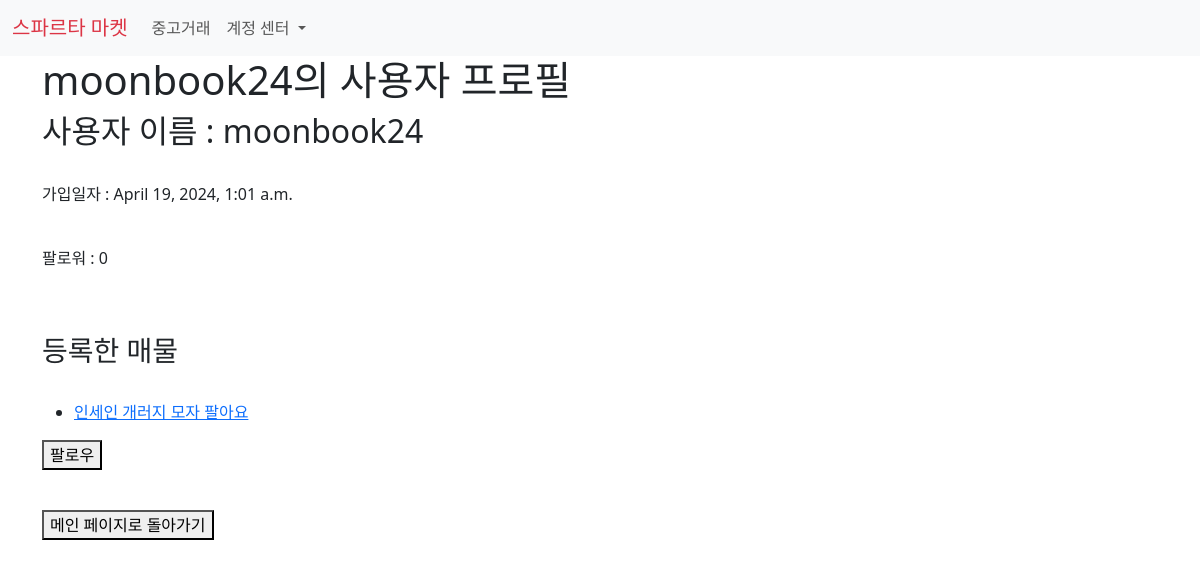
The page /users/profile/moonbook24/ on the database as committed earlier.
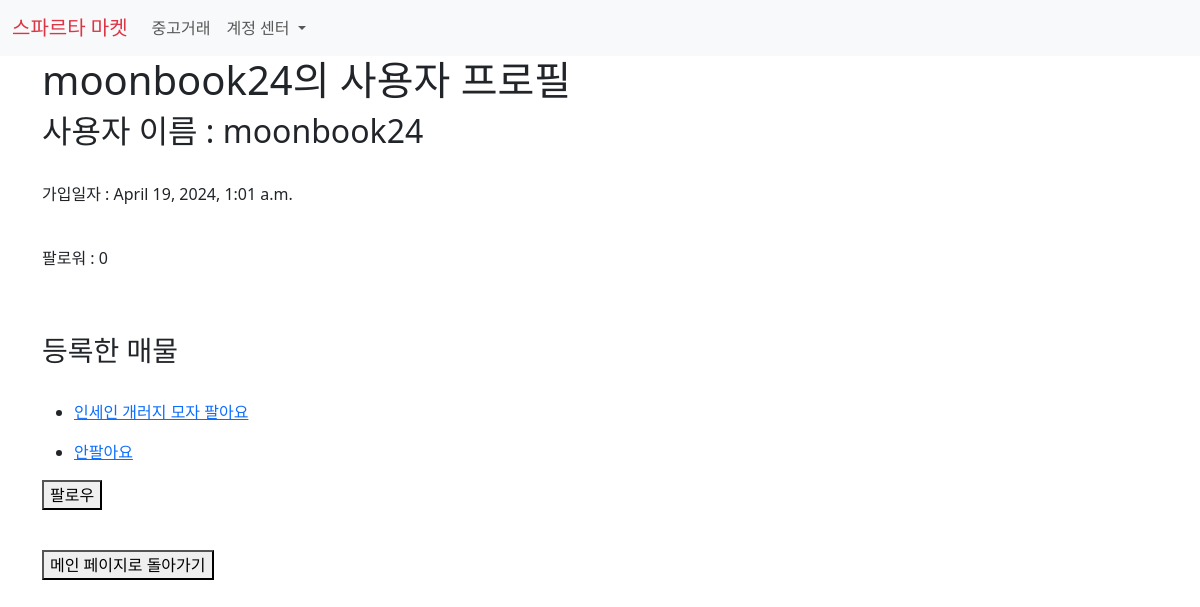
The same page on the database as committed later.
### products/models.py (models this page shows, shortened)
class Product(models.Model):
    title = models.CharField(max_length=50)
    content = models.TextField()
    created_at = models.DateTimeField(auto_now_add=True)
    updated_at = models.DateTimeField(auto_now=True)
    image = models.ImageField(upload_to = "images/", blank=True)
    author = models.ForeignKey(
        settings.AUTH_USER_MODEL,
        on_delete = models.CASCADE,
        related_name="products"
        )
    like_users = models.ManyToManyField(
        settings.AUTH_USER_MODEL, related_name="like_products"
    )

### users/views.py (the view)
# urls.py: path("profile/<str:username>/", views.profile, name="profile"),
def profile(request, username):
    member = get_object_or_404(get_user_model(), username=username)
    context = {
        "member":member
    }
    return render(request, "profile.html", context)

### users/templates/profile.html (shortened to what this page needs)
{% extends "base.html" %}
{% block content %}
<h1>{{ member.username }}의 사용자 프로필</h1>
<div>
    <h2>사용자 이름 : {{ member.username }}</h2><br>
    <p>가입일자 : {{ member.date_joined }}</p><br>
    <p>
        팔로워 : {{ member.followers.count }}<br>
    </p><br><br>
    <h3>등록한 매물</h3><br>
    <ul>
        {% for product in member.products.all %}
        <li><a href="{% url "product_detail" product.pk %}">
            <p>{{ product.title }}</p>
        </a></li>
        {% endfor %}
    </ul>
    {% if request.user != member %}
        <form action="{% url "follow" member.pk%}" method="POST">
            {% if request.user in member.followers.all %}
                <button type="submit">팔로우 취소</button>
            {% else %}
                <button type="submit">팔로우</button>
            {% endif %}
        </form>
    {% endif %}
</p><br>
<a href="{% url "index" %}"><button>메인 페이지로 돌아가기</button></a>
{% endblock content %}

Rows that differ between the two databases and show on the page:
added Product: title "안팔아요"
